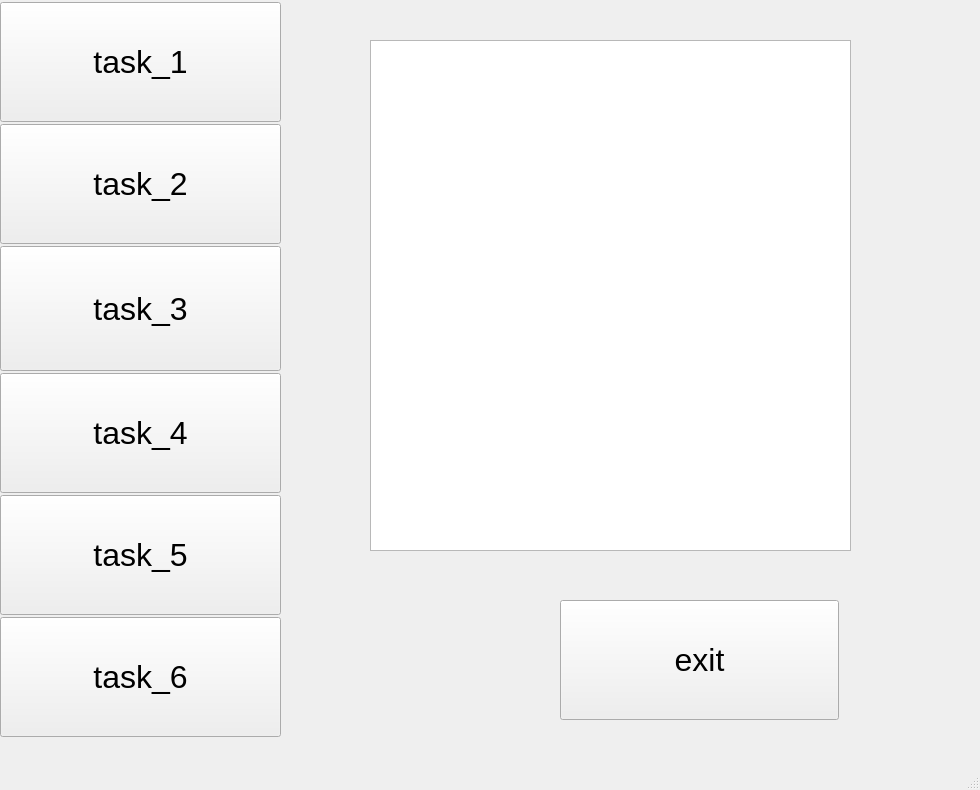
<?xml version="1.0" encoding="UTF-8"?>
<ui version="4.0">
 <class>MainWindow</class>
 <widget class="QMainWindow" name="MainWindow">
  <property name="geometry">
   <rect>
    <x>0</x>
    <y>0</y>
    <width>980</width>
    <height>790</height>
   </rect>
  </property>
  <property name="windowTitle">
   <string>MainWindow</string>
  </property>
  <widget class="QWidget" name="centralwidget">
   <widget class="QWidget" name="verticalLayoutWidget">
    <property name="geometry">
     <rect>
      <x>0</x>
      <y>0</y>
      <width>281</width>
      <height>741</height>
     </rect>
    </property>
    <layout class="QVBoxLayout" name="verticalLayout" stretch="100,0,0,0,0,100">
     <property name="spacing">
      <number>0</number>
     </property>
     <property name="sizeConstraint">
      <enum>QLayout::SetDefaultConstraint</enum>
     </property>
     <property name="leftMargin">
      <number>0</number>
     </property>
     <property name="topMargin">
      <number>0</number>
     </property>
     <property name="rightMargin">
      <number>0</number>
     </property>
     <item>
      <widget class="QPushButton" name="task1">
       <property name="enabled">
        <bool>true</bool>
       </property>
       <property name="sizePolicy">
        <sizepolicy hsizetype="Minimum" vsizetype="Fixed">
         <horstretch>0</horstretch>
         <verstretch>0</verstretch>
        </sizepolicy>
       </property>
       <property name="maximumSize">
        <size>
         <width>16777215</width>
         <height>120</height>
        </size>
       </property>
       <property name="font">
        <font>
         <pointsize>24</pointsize>
        </font>
       </property>
       <property name="text">
        <string>task_1</string>
       </property>
      </widget>
     </item>
     <item>
      <widget class="QPushButton" name="task2">
       <property name="sizePolicy">
        <sizepolicy hsizetype="Minimum" vsizetype="Fixed">
         <horstretch>0</horstretch>
         <verstretch>0</verstretch>
        </sizepolicy>
       </property>
       <property name="maximumSize">
        <size>
         <width>16777215</width>
         <height>120</height>
        </size>
       </property>
       <property name="font">
        <font>
         <pointsize>24</pointsize>
        </font>
       </property>
       <property name="text">
        <string>task_2</string>
       </property>
      </widget>
     </item>
     <item>
      <widget class="QPushButton" name="task3">
       <property name="sizePolicy">
        <sizepolicy hsizetype="Minimum" vsizetype="Fixed">
         <horstretch>0</horstretch>
         <verstretch>0</verstretch>
        </sizepolicy>
       </property>
       <property name="maximumSize">
        <size>
         <width>16777215</width>
         <height>125</height>
        </size>
       </property>
       <property name="font">
        <font>
         <pointsize>24</pointsize>
        </font>
       </property>
       <property name="text">
        <string>task_3</string>
       </property>
      </widget>
     </item>
     <item>
      <widget class="QPushButton" name="task4">
       <property name="maximumSize">
        <size>
         <width>16777215</width>
         <height>120</height>
        </size>
       </property>
       <property name="font">
        <font>
         <pointsize>24</pointsize>
        </font>
       </property>
       <property name="text">
        <string>task_4</string>
       </property>
      </widget>
     </item>
     <item>
      <widget class="QPushButton" name="task5">
       <property name="maximumSize">
        <size>
         <width>16777215</width>
         <height>120</height>
        </size>
       </property>
       <property name="font">
        <font>
         <pointsize>24</pointsize>
        </font>
       </property>
       <property name="text">
        <string>task_5</string>
       </property>
      </widget>
     </item>
     <item>
      <widget class="QPushButton" name="task6">
       <property name="maximumSize">
        <size>
         <width>16777215</width>
         <height>120</height>
        </size>
       </property>
       <property name="font">
        <font>
         <pointsize>24</pointsize>
        </font>
       </property>
       <property name="text">
        <string>task_6</string>
       </property>
      </widget>
     </item>
    </layout>
   </widget>
   <widget class="QListWidget" name="tasklist">
    <property name="geometry">
     <rect>
      <x>370</x>
      <y>40</y>
      <width>481</width>
      <height>511</height>
     </rect>
    </property>
    <property name="font">
     <font>
      <pointsize>24</pointsize>
     </font>
    </property>
   </widget>
   <widget class="QPushButton" name="exit">
    <property name="geometry">
     <rect>
      <x>560</x>
      <y>600</y>
      <width>279</width>
      <height>120</height>
     </rect>
    </property>
    <property name="maximumSize">
     <size>
      <width>16777215</width>
      <height>120</height>
     </size>
    </property>
    <property name="font">
     <font>
      <pointsize>24</pointsize>
     </font>
    </property>
    <property name="text">
     <string>exit</string>
    </property>
   </widget>
  </widget>
  <widget class="QMenuBar" name="menubar">
   <property name="geometry">
    <rect>
     <x>0</x>
     <y>0</y>
     <width>980</width>
     <height>26</height>
    </rect>
   </property>
  </widget>
  <widget class="QStatusBar" name="statusbar"/>
 </widget>
 <resources/>
 <connections/>
</ui>
